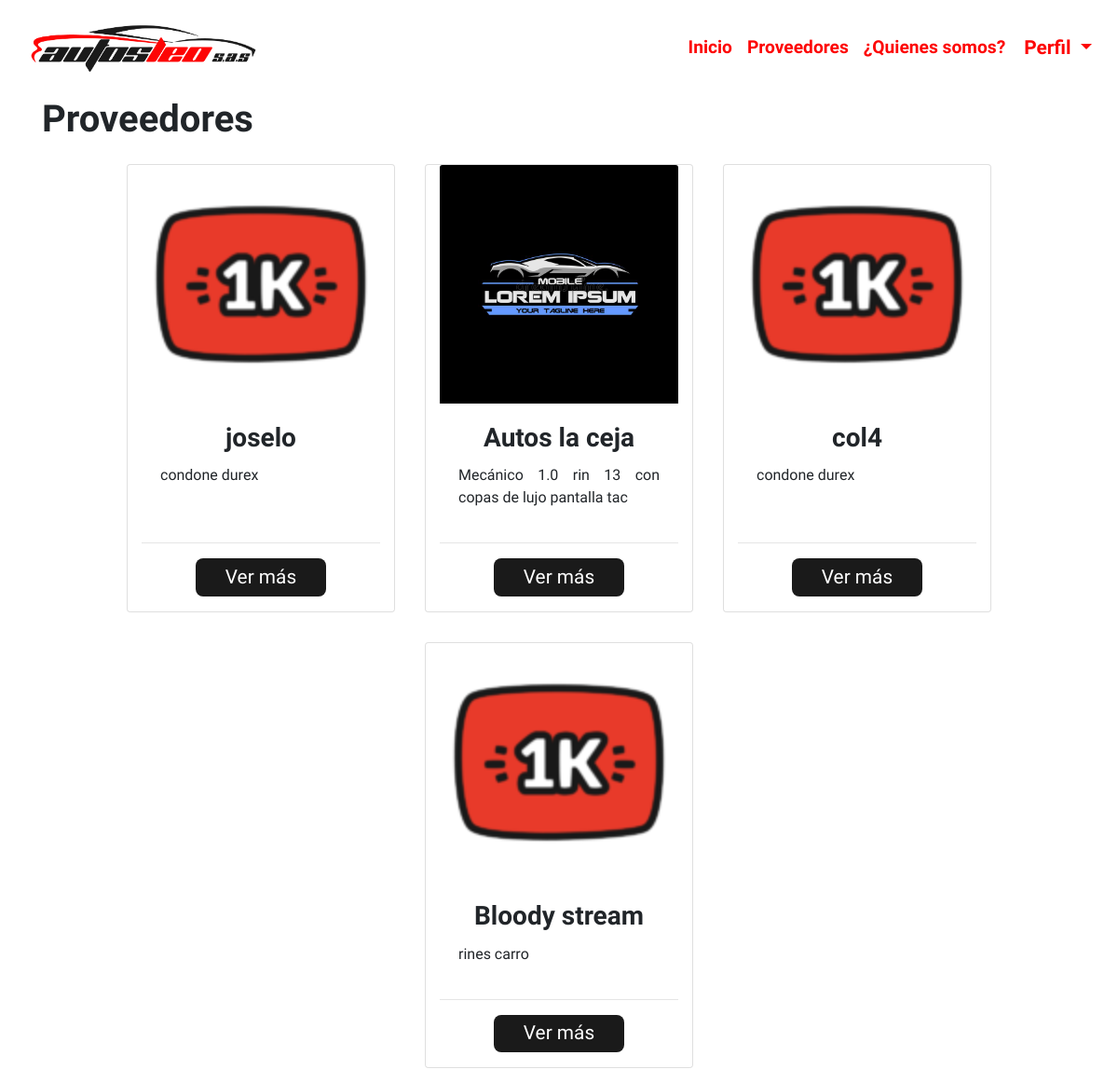
/vistas/proveedores/lista-proveedores/vista-proveedor.php, run on the app's committed database.
### tables this page shows
CREATE TABLE `tblproveedores` (
  `Id_Proveedor` varchar(20) NOT NULL,
  `Nombre` varchar(50) NOT NULL,
  `Descripcion` varchar(50) NOT NULL,
  `Direccion` varchar(50) NOT NULL,
  `Telefono` varchar(50) NOT NULL,
  `Correo` varchar(50) NOT NULL,
  `Latitud` varchar(20) NOT NULL,
  `Longitud` varchar(20) NOT NULL,
  `imagen` varchar(100) NOT NULL
);

### conexion.php (called while the page is built, shortened)
<?php
$URL = "http://localhost/GIT/autos-leo/";
?>

### vistas/proveedores/lista-proveedores/vista-proveedor.php (the view, shortened to what this page needs)
<?php
    include "../../../conexion.php";
    if(!isset($_SESSION['rol'])){
        include "../../includes/header_idx.php";
    }
    $sel = $conn->query("SELECT Id_Proveedor, imagen, Nombre, Descripcion FROM tblproveedores");
?>
<!DOCTYPE html>
<html lang="es">
<head>
    <link rel="stylesheet" href="https://maxcdn.bootstrapcdn.com/bootstrap/4.0.0/css/bootstrap.min.css">
    <link rel="stylesheet" href="../../../css/estilo.css">
</head>
<body>
<div class="container">
    <section>
        <h1>Proveedores</h1>
    </section>
</div>
    <div class="container">
        <div class="row2">
            <?php
            while($fila=$sel->fetch_assoc()){
            ?>
            <div class="card col-auto m-3" style="width: 18rem;">
                <img class="card-img-top" src="../../../images/<?php echo $fila['imagen']?>" alt="Card image cap">
                <div class="card-body">
                    <h3 class="card-title text-center"><?php echo $fila['Nombre']?></h3>
                    <p class="card-text text-justify"><?php echo $fila['Descripcion']?></p>
                </div>
                <ul class="list-group list-group-flush text-center precio-productos">
                    <hr>
                    <a href="lista-proveedores.php?pro=<?php echo $fila['Id_Proveedor'] ?>"><button class="btn btn-color mb-3 mt-0"> Ver más</button></a>
                </ul>
            </div>
            <?php
            }
            ?>
        </div>
    </div>
</body>
</html>

### vistas/includes/header_idx.php (shortened to what this page needs)
<!DOCTYPE html>
<html lang="es">
<head>
    <link rel="stylesheet" href="https://maxcdn.bootstrapcdn.com/bootstrap/4.0.0/css/bootstrap.min.css">
</head>
<body>
        <nav class="navbar navbar-expand-lg navbar-light bg-nav">
            <div class="col-sm-3 text-center">
                <a class="navbar-brand" href="<?php echo $URL; ?>">
                    <img src="<?php echo $URL; ?>img/logo-color.png" alt="">
                </a>
            </div>
            <div class="collapse navbar-collapse" id="navbarNavDropdown">
                <ul class="navbar-nav hola ml-auto">
                    <li class="nav-item ">
                        <a class="nav-link" href="<?php echo $URL; ?>">Inicio</span></a>
                    </li>
                    <li class="nav-item">
                        <a class="nav-link" href="<?php echo $URL; ?>vistas/proveedores/lista-proveedores/vista-proveedor.php">Proveedores</a>
                    </li>
                    <li class="nav-item">
                        <a class="nav-link" href="<?php echo $URL; ?>vistas/nosotros/nosotros.php">¿Quienes somos?</a>
                    </li>
                    <div class="btn-group">
                        <button type="button" class="btn btn-invi dropdown-toggle" data-toggle="dropdown" data-display="static" aria-haspopup="true" aria-expanded="false">
                            Perfil
                        </button>
                    </div>
                </ul>
            </div>
        </nav>
</body>
</html>

### css/estilo.css (style rules this page uses)
* { max-width: 100%; margin: 0; }
body { font-size: 1.2rem; font-family: 'Source Sans Pro', sans-serif; font-weight: 700; }
h1, h2, h3 { font-weight: 900; }
p { font-weight: 400; font-size: 1rem; }
.btn-color { background-color: #1A1A1A; color: #ffffff; border: none; font-size: 1.3rem; padding: 0.3rem 2rem; border-radius: 0.5rem; margin-top: 1rem; }
.btn-invi { background-color: rgba(0, 0, 0, 0); color: #FD0404; border: none; font-size: 1.3rem; border-radius: 0.5rem; }
.row2 { display: flex; flex-wrap: wrap; margin: 0; justify-content: center; }
.navbar { padding: 1rem; }
.bg-nav { background-color: #ffffff; }
nav a { color: #FD0404 !important; text-decoration: none; }
.dropdown-toggle { font-weight: 700; }
.precio-productos { color: #FD0404; }

### data on the page
tblproveedores: imagen (picture), Nombre "joselo", Descripcion "condone durex"
tblproveedores: imagen (picture), Nombre "Autos la ceja", Descripcion "Mecánico 1.0 rin 13 con copas de lujo pantalla tac"
tblproveedores: imagen (picture), Nombre "col4", Descripcion "condone durex"
tblproveedores: imagen (picture), Nombre "Bloody stream", Descripcion "rines carro"
